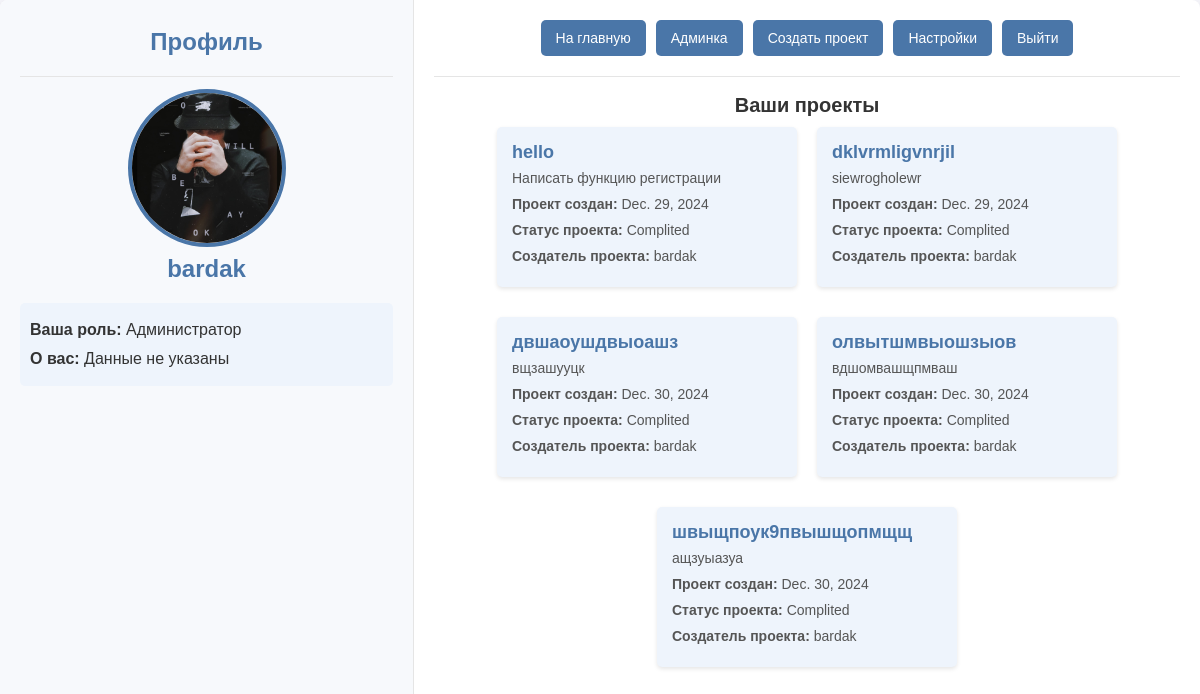
/profile/ (signed in), run on the app's committed database.
### scp/models.py (models this page shows, shortened)
class Profile(models.Model):
    puser = models.OneToOneField(User, on_delete=models.CASCADE, related_name='profile', unique=True)
    bio = models.TextField(blank=True, null=True)
    avatar = models.ImageField(upload_to='./profile_avatars/', blank=True, null=True)
    role = models.CharField(max_length=50, blank=True, choices=Role.ROLE_CHOICES, default='Executor')
    status = models.CharField(max_length=50, choices=Status.BLACKLIST_CHOICES, default='NotBanned')

class Project(models.Model):
    title = models.CharField(max_length=100)
    description = models.TextField()
    code = models.TextField()
    language = models.CharField(max_length=50, choices=Language.LANGUAGE_CHOICES, default='Not_specified')
    status = models.CharField(max_length=50,choices=Status.STATUS_CHOICES, default='Waiting')
    owner = models.ForeignKey(User, on_delete=models.CASCADE,related_name='p_owner')
    participants = models.ManyToManyField(User, blank=True, related_name='p_participants')
    created_at = models.DateField(auto_now_add=True)
    start_date = models.DateField()
    end_date = models.DateField()

### scp/views.py (the view)
# urls.py: path('profile/', views.profile, name='profile'), # Профиль
@login_required
def profile(request):
    profiles = get_object_or_404(Profile, puser = request.user)
    projects = Project.objects.filter(owner = request.user)
    return render(request, 'profile.html', {'profile':profiles, 'projects':projects})

### scp/templates/profile.html (shortened to what this page needs)
{% load static %}
<!DOCTYPE html>
<html lang="ru">
<head>
    <link href="{% static 'profile.css' %}" rel="stylesheet"/>
</head>
<body>
    <div class="container">
        <div class="left-container">
            <h1>Профиль</h1>
            <hr>
            {% if user.profile.avatar %}
                <div class="avatar-container">
                    <img src="{{ user.profile.avatar.url }}" alt="Profile Image" class="avatar"/>
                </div>
            {% else %}
                <p class="no-avatar">Нет загруженной аватарки.</p>
            {% endif %}
            <h1>{{ profile.puser }}</h1>
                <div class="profile-info">
                    <p><strong>Ваша роль:</strong> {{ profile.role }}</p>
                {% if bio %}
                    <p><strong>О вас:</strong> {{ profile.bio }}</p>
                {% else %}
                    <p><strong>О вас:</strong> Данные не указаны</p>
                {% endif %}
            </div>
        </div>
        <div class="right-container">
            <div class="button-form">
                <form method="post" action="{% url 'home' %}">
                    <button type="submit">На главную</button>
                </form>
                <form method="post" action="{% url 'profiles' %}">
                    <button type="submit">Aдминка</button>
                </form>
                <form method="post" action="{% url 'add_project' %}">
                    <button type="submit">Создать проект</button>
                </form>
                <form method="get" action="{% url 'profile_settings' %}">
                    <button type="submit">Настройки</button>
                </form>
                <form method="post" action="{% url 'logout_view' %}">
                    <button type="submit">Выйти</button>
                </form>
            </div>
            <hr>
            <div class="title-project">
                <h2>Ваши проекты</h2>
            </div>
            <div class="projects-container">
                {% for project in projects %}
                    <form method="post" action="{% url 'info_project' project.id %}">
                        <button type="submit" class="project-btn">
                            <h3>{{ project.title }}</h3>
                            <p>{{ project.description }}</p>
                            <p><strong>Проект создан:</strong> {{ project.created_at }}</p>
                            <p><strong>Статус проекта:</strong> {{ project.status }}</p>
                            <p><strong>Создатель проекта:</strong> {{ project.owner }}</p>
                        </button>
                    </form>
                {% empty %}
                    <p class="empty">Проекты отсутствуют</p>
                {% endfor %}
            </div>
        </div>
    </div>
</body>
</html>

### scp/static/profile.css (style rules this page uses)
body { margin: 0; font-family: Arial, sans-serif; background-color: #f4f4f9; color: #333; display: flex; flex-direction: column; height: 100vh; padding: 0; }
.container { display: flex; flex: 1; width: 100%; background: #fff; box-shadow: 0 4px 8px rgba(0, 0, 0, 0.1); border-radius: 8px; overflow: hidden; margin: 0 auto; }
.left-container { flex: 1; padding: 20px; background: #f7f9fc; border-right: 1px solid #e5e5e5; overflow-y: auto; }
.right-container { flex: 2; padding: 20px; overflow-y: auto; }
h1 { font-size: 24px; margin-top: 8px; margin-bottom: 20px; color: #4a76a8; text-align: center; }
p { margin: 8px 0; line-height: 1.5; }
.avatar-container { width: 150px; height: 150px; border-radius: 50%; overflow: hidden; border: 4px solid #4a76a8; justify-self: center; }
.avatar { width: 100%; height: 100%; object-fit: cover; }
.profile-info { margin-top: 20px; background: #eef4fc; padding: 10px; border-radius: 5px; }
.profile-info p { margin: 5px 0; }
.button-form { display: flex; flex-wrap: wrap; gap: 10px; justify-self: center; margin-bottom: 20px; }
.button-form button { flex: 1; padding: 10px 15px; border: none; border-radius: 5px; background-color: #4a76a8; color: white; cursor: pointer; font-size: 14px; transition: background 0.3s; }
hr { margin: 12px 0; border: none; border-top: 1px solid #e5e5e5; }
h2 { text-align: center; font-size: 20px; color: #333; margin-bottom: 10px; }
.projects-container { display: flex; flex-wrap: wrap; gap: 20px; justify-content:center; }
.project-btn { width: 300px; text-align: left; background: #eef4fc; padding: 15px; border: none; border-radius: 5px; box-shadow: 0 2px 4px rgba(0, 0, 0, 0.1); transition: background 0.3s; color: #333; cursor: pointer; margin-bottom: 10px; }
.project-btn h3 { margin: 0; font-size: 18px; color: #4a76a8; }
.project-btn p { margin: 5px 0; font-size: 14px; color: #555; }

### data on the page
Profile: puser "bardak", role "Администратор"
Project: title "hello", description "Написать функцию регистрации", created_at "Dec. 29, 2024", status "Complited", owner "bardak"
Project: title "dklvrmligvnrjil", description "siewrogholewr", created_at "Dec. 29, 2024", status "Complited", owner "bardak"
Project: title "двшаоушдвыоашз", description "вщзашууцк", created_at "Dec. 30, 2024", status "Complited", owner "bardak"
Project: title "олвытшмвыошзыов", description "вдшомвашщпмваш", created_at "Dec. 30, 2024", status "Complited", owner "bardak"
Project: title "швыщпоук9пвышщопмщщ", description "ащзуыазуа", created_at "Dec. 30, 2024", status "Complited", owner "bardak"
